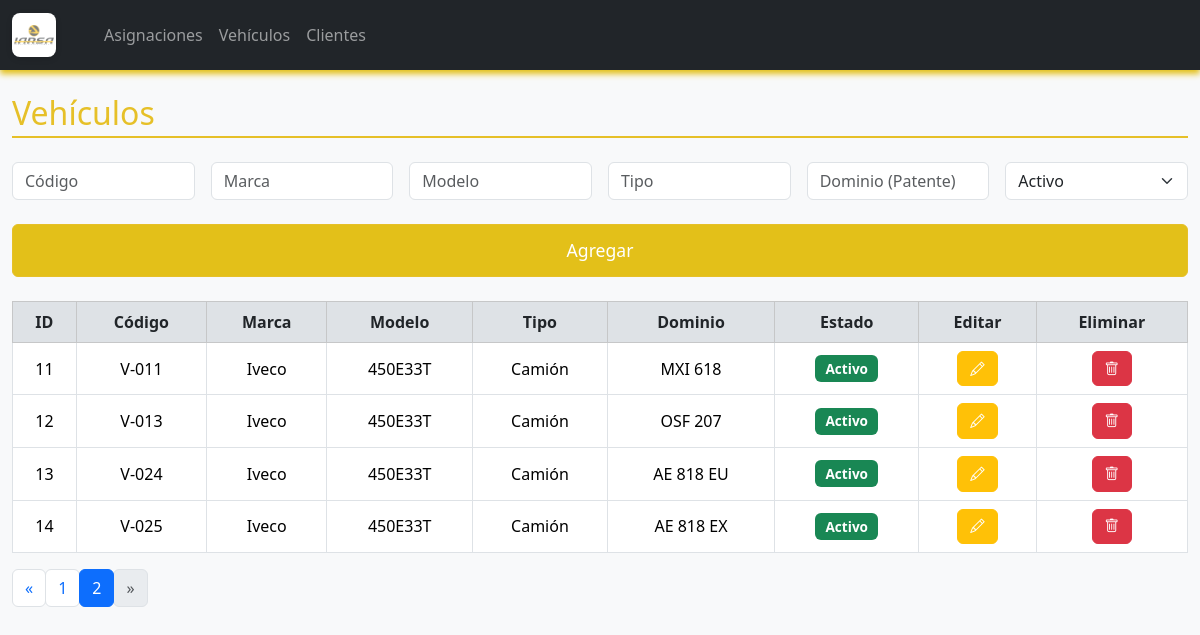
/vehiculos?page=2, run on the app's committed database.
### logistica/models.py (models this page shows, shortened)
class Vehiculo(db.Model):
    id = db.Column(db.Integer, primary_key=True)
    codigo = db.Column(db.String(10), nullable=False, unique=True)
    marca = db.Column(db.String(50), nullable=False)
    modelo = db.Column(db.String(50), nullable=False)
    tipo = db.Column(db.String(50), nullable=False)
    dominio = db.Column(db.String(10), nullable=False, unique=True)
    estado = db.Column(db.String(10), nullable=False)

### logistica/routes.py (the view)
@main.route('/vehiculos')
def vehiculos():
    page = request.args.get('page', 1, type=int)
    query = Vehiculo.query.order_by(Vehiculo.id)
    vehiculos, total, total_pages, page = paginar_query(query, page)
    return render_template('vehiculo.html',
                           vehiculos=vehiculos,
                           page=page,
                           total_pages=total_pages)

### logistica/routes.py (called while the page is built)
def paginar_query(query, page, per_page=10):
    total = query.count()
    total_pages = max((total + per_page - 1) // per_page, 1)
    if page < 1:
        page = 1
    elif page > total_pages:
        page = total_pages
    items = query.offset((page - 1) * per_page).limit(per_page).all()
    return items, total, total_pages, page

### logistica/templates/vehiculo.html (shortened to what this page needs)
{% extends "index.html" %}
{% block content %}
<h2 class="mb-4 section-title">Vehículos</h2>
<form method="POST" action="{{ url_for('main.agregar_vehiculo') }}" class="row g-3 mb-4">
    <div class="col-md-2">
        <input type="text" name="codigo" class="form-control" placeholder="Código" required>
    </div>
    <div class="col-md-2">
        <input type="text" name="marca" class="form-control" placeholder="Marca" required>
    </div>
    <div class="col-md-2">
        <input type="text" name="modelo" class="form-control" placeholder="Modelo" required>
    </div>
    <div class="col-md-2">
        <input type="text" name="tipo" class="form-control" placeholder="Tipo" required>
    </div>
    <div class="col-md-2">
        <input type="text" name="dominio" class="form-control" placeholder="Dominio (Patente)" required>
    </div>
    <div class="col-md-2">
        <select name="estado" class="form-select" required>
            <option value="Activo">Activo</option>
        </select>
    </div>
    <div class="col-12">
        <button type="submit" class="btn btn-primary btn-block btn-agregar-grande">Agregar</button>
    </div>
</form>
<table class="table table-bordered table-hover align-middle">
    <thead class="table-light">
        <tr>
            <th>ID</th>
            <th>Código</th>
            <th>Marca</th>
            <th>Modelo</th>
            <th>Tipo</th>
            <th>Dominio</th>
            <th>Estado</th>
            <th>Editar</th>
            <th>Eliminar</th>
        </tr>
    </thead>
    <tbody>
        {% for v in vehiculos %}
        <tr>
            <td>{{ v.id }}</td>
            <td>{{ v.codigo }}</td>
            <td>{{ v.marca }}</td>
            <td>{{ v.modelo }}</td>
            <td>{{ v.tipo }}</td>
            <td>{{ v.dominio }}</td>
            <td>
                <span class="badge {% if v.estado == 'Activo' %}bg-success{% else %}bg-secondary{% endif %}">
                    {{ v.estado }}
                </span>
            </td>
            <td>
                <button type="button" class="btn btn-warning btn-sm" data-bs-toggle="modal" data-bs-target="#editarModal{{ v.id }}">
                    <i class="bi bi-pencil"></i>
                </button>
            </td>
            <td>
                <a href="{{ url_for('main.eliminar_vehiculo', id=v.id) }}" class="btn btn-danger btn-sm">
                    <i class="bi bi-trash"></i>
                </a>
            </td>
        </tr>
        {% endfor %}
    </tbody>
</table>
<nav aria-label="Page navigation example">
  <ul class="pagination">
    <li class="page-item {% if page == 1 %}disabled{% endif %}">
      <a class="page-link" href="{{ url_for('main.vehiculos', page=page-1) }}" aria-label="Previous">
        <span aria-hidden="true">&laquo;</span>
      </a>
    </li>
    {% for p in range(1, total_pages + 1) %}
      <li class="page-item {% if p == page %}active{% endif %}">
        <a class="page-link" href="{{ url_for('main.vehiculos', page=p) }}">{{ p }}</a>
      </li>
    {% endfor %}
    <li class="page-item {% if page == total_pages %}disabled{% endif %}">
      <a class="page-link" href="{{ url_for('main.vehiculos', page=page+1) }}" aria-label="Next">
        <span aria-hidden="true">&raquo;</span>
      </a>
    </li>
  </ul>
</nav>
{% endblock %}

### logistica/static/style.css (style rules this page uses)
body { background-color: #f8f9fa; font-family: 'Segoe UI', Tahoma, Geneva, Verdana, sans-serif; }
h1, h2, h3 { color: #e6c028; }
.table th, .table td { text-align: center; vertical-align: middle; }
.btn { border-radius: 0.375rem; padding: 0.375rem 0.75rem; font-size: 0.9rem; }
.btn-warning { color: #fff; }
.btn-danger { color: #fff; }
.btn-primary { background-color: #e3c019; border-color: #e6c028; }
.btn-agregar-grande { width: 100%; font-size: 1.1rem; padding: 0.75rem 0; margin-top: 0.5rem; }
form input, form select { border-radius: 0.375rem; }
.badge { font-size: 0.85rem; padding: 0.5em 0.75em; border-radius: 0.375rem; }
.pagination .page-item .page-link { border-radius: 0.375rem; }
.table thead th { background-color: #dee2e6; font-weight: bold; color: #212529; }
.section-title { border-bottom: 2px solid #e6c028; padding-bottom: 0.25rem; margin-bottom: 1.5rem; }

### data on the page
Vehiculo: id "11", codigo "V-011", marca "Iveco", modelo "450E33T", tipo "Camión", dominio "MXI 618", estado "Activo"
Vehiculo: id "12", codigo "V-013", marca "Iveco", modelo "450E33T", tipo "Camión", dominio "OSF 207", estado "Activo"
Vehiculo: id "13", codigo "V-024", marca "Iveco", modelo "450E33T", tipo "Camión", dominio "AE 818 EU", estado "Activo"
Vehiculo: id "14", codigo "V-025", marca "Iveco", modelo "450E33T", tipo "Camión", dominio "AE 818 EX", estado "Activo"

### other printed values
{{ p }} "1" "2"
